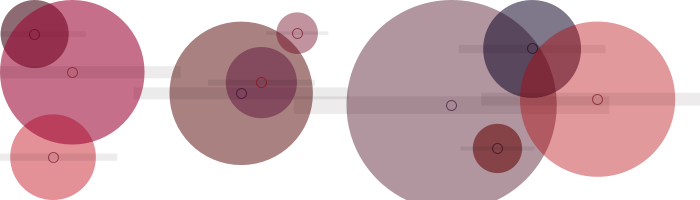
Frame 1 (no input)
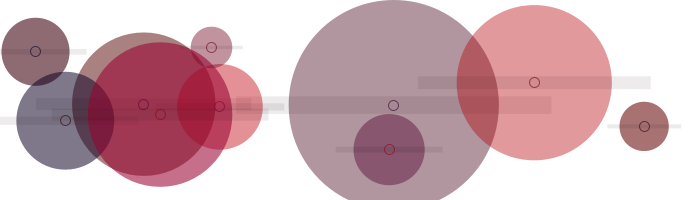
Frame 60 (the mouse pressed at the canvas centre just before this capture)
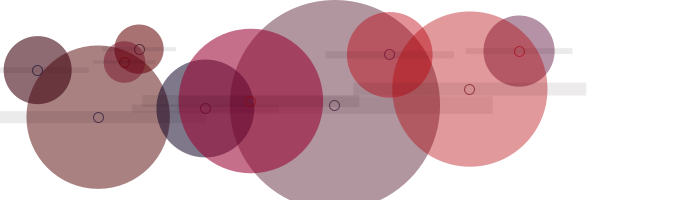
Frame 120 (the mouse held since frame 60 and released just before this capture)

The Processing sketch that drew these frames (run headless with seeded random() and noise(); from frame 60 on, the mouse is pressed at the canvas centre):

// Processing sketch: processing_122769
// ── processing_122769.pde

//Kang-Yu Om Liu 
//moving circle
//20131204

int _num = 10;
Circle[] _circleArr = {
};//array name

void setup() {
  size(700, 200);
  background(255);
  strokeWeight(1);
  fill(150, 50);
  drawCircles();
}

void draw() {
  background(255);
  for (int i=0; i<_circleArr.length; i++) {
    Circle thisCirc = _circleArr[i];
    thisCirc.updateMe();
  }
}

void mouseReleased() {
  drawCircles();
}

void drawCircles() { 
  for (int i=0; i<_num; i++) { 
    Circle thisCirc = new Circle();
    thisCirc.drawMe();
    _circleArr =(Circle[])append(_circleArr, 
    thisCirc);//new add
  }
}

class Circle {
  //Object properties
  float x, y;
  float radius;
  color linecol, fillcol; 
  color rectcol;
  float alph;
  float xmove, ymove;

  //object constructor
  Circle () {
    x =random(width);
    y =random(height);
    radius = random(100)+10;
    linecol = color(random(205), random(0), random(50));
    fillcol = color(random(205), random(0), random(50));
    rectcol = color(random(50),random(0),random(25));
    alph = random(100, 155);
    xmove = random(5) - 2;
    ymove = random(5) - 2;
  }

  //object method
  void drawMe() {
    noStroke();
    fill(fillcol, alph);
    ellipse(x, y, radius*2, radius*2);
    stroke(linecol, 150);
    noFill();
    ellipse(x, y, 10, 10);
    fill(rectcol,20);
    noStroke();
    rectMode(CENTER);
    rect(x,y,radius*3,radius/6);
  }
  void updateMe() {
    x += xmove;
    y += ymove;
    if (x > width-radius) { 
      x=radius;
     xmove =-xmove;
    }
    if (x < radius) { 
      x=radius;
      xmove = -xmove;
    }
    if (y > (height-radius)) { 
      y=height-radius;
      ymove =-ymove;
    }
    if (y < radius) { 
      y=radius;
      ymove = -ymove;
    }
    drawMe();
  }
}
